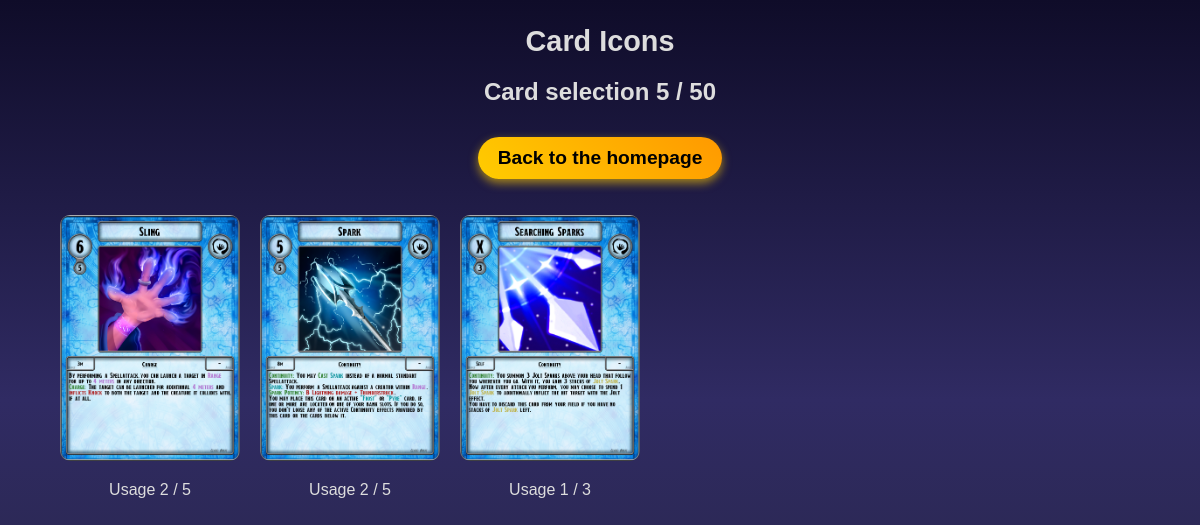
/deck (signed in), run on an earlier commit of the app's database.
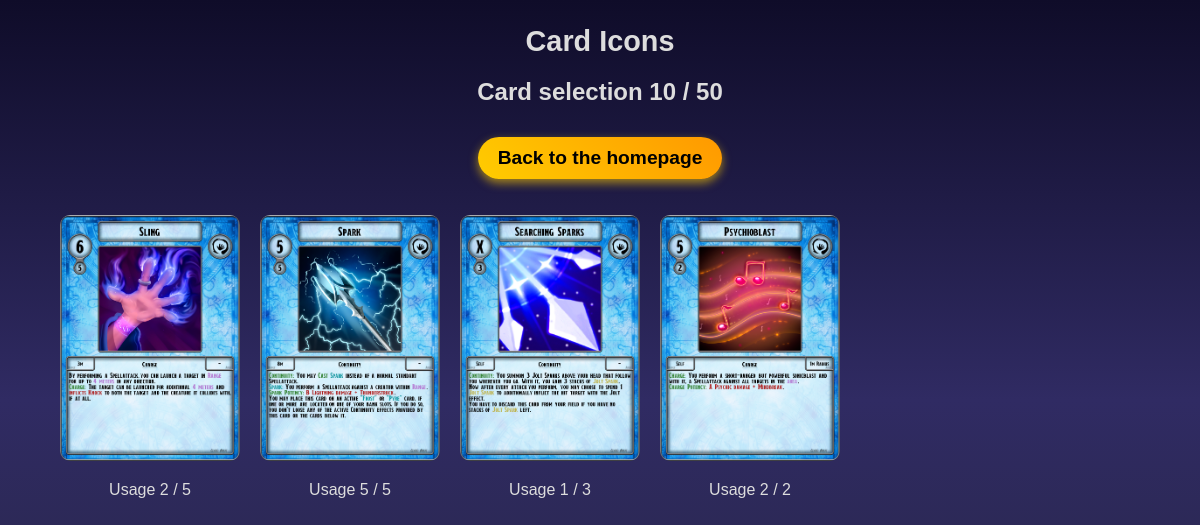
And on a later commit of the database.
### tables this page shows
CREATE TABLE deck(id, card, max, amount);

### main.py (the view)
@app.route('/deck')
def deck():
    user = session.get('username')
    if user is None:
        return redirect(url_for('open_reg_log'))
    else:
        card_usage = get_card_count(user)
        return render_template('deck.html', size_cards=get_deck_amount(user), card_usage=card_usage)

### backend/database.py (called while the page is built)
def transform_username_id(username):
    with con:
        cur_new = con.cursor()
        cmd = 'SELECT id FROM player WHERE username LIKE ?'
        res = cur_new.execute(cmd, (username,))
        result = res.fetchone()
    if result:
        return result[0]
    raise ValueError(f'User {username} not found.')

def get_deck_amount(player):
    player_id = transform_username_id(player)
    cmd = 'SELECT amount FROM deck WHERE id = ?'
    cur.execute(cmd, (player_id, ))
    row = cur.fetchall()
    i = 0
    for x in row:
        i += x[0]
    return i

def get_card_count(player):
    player_id = transform_username_id(player)
    cmd = f'SELECT card, amount FROM deck WHERE id = {player_id}'
    cur.execute(cmd)
    rows = cur.fetchall()
    con.commit()
    return rows

### templates/deck.html (shortened to what this page needs)
<!DOCTYPE html>
<html lang="en">
<head>
    <link rel="stylesheet" href="{{ url_for('static', filename='styles/deck.css') }}">
</head>
<body>
    <div class="container">
        <header>
            <div class="header-content">
                <h1>Card Icons</h1>
                {% if size_cards %}
                <h2 id="karten_title">Card selection {{ size_cards }} / 50</h2>
                {% else %}
                <h2 id="karten_title">Card selection</h2>
                {% endif %}
                <p><a href="/" class="back-button">Back to the homepage</a></p>
            </div>
        </header>
        <div class="card-container">
            {% for image, usage in card_usage %}
            <div class="card">
                <img src="{{ url_for('static', filename='assetsFolder/Cards/' + image) }}" alt="{{ image }}" class="remove-card" data-card="{{ image }}">
                <p>Usage {{ usage }} / {{ image.rsplit('_', 2)[1] }}</p>
            </div>
            {% endfor %}
        </div>
    </div>
</body>
</html>

### static/styles/deck.css (style rules this page uses)
body { margin: 0; padding: 0; display: flex; justify-content: center; align-items: flex-start; min-height: 100vh; font-family: 'Jost', sans-serif; background: linear-gradient(to bottom, #0f0c29, #302b63, #24243e); color: white; }
.container { width: 90%; max-width: 1200px; margin-top: 20px; display: flex; flex-direction: column; align-items: flex-start; }
header { width: 100%; display: flex; justify-content: center; align-items: center; text-align: center; margin-bottom: 20px; }
.header-content { display: flex; flex-direction: column; align-items: center; gap: 10px; }
p { display: flex; flex-direction: column; align-items: center; gap: 3px; color: #ddd; }
h1, h2 { margin: 5px 0; color: #ddd; }
h1 { font-size: 1.8em; }
h2 { font-size: 1.5em; }
.back-button { font-size: 1.2em; font-weight: bold; padding: 10px 20px; background: linear-gradient(45deg, #ffcc00, #ff9900); color: black; text-decoration: none; border-radius: 25px; display: inline-block; transition: all 0.3s ease; box-shadow: 0px 4px 10px rgba(255, 204, 0, 0.6); }
.card-container { display: flex; flex-wrap: wrap; justify-content: flex-start; gap: 20px; width: 100%; }
.card { width: 180px; max-width: 200px; box-sizing: border-box; }
.card img { width: 100%; height: auto; object-fit: contain; cursor: pointer; transition: transform 0.2s ease, box-shadow 0.2s ease; border-radius: 10px; }

What changed in the data, as far as the page shows it:
changed deck (number 2 of 4 on the later page): amount "2" → "5"
added deck: card (picture), amount "2", card "2"
Also different on the page:
{{ size_cards }}: "5" → "10"
